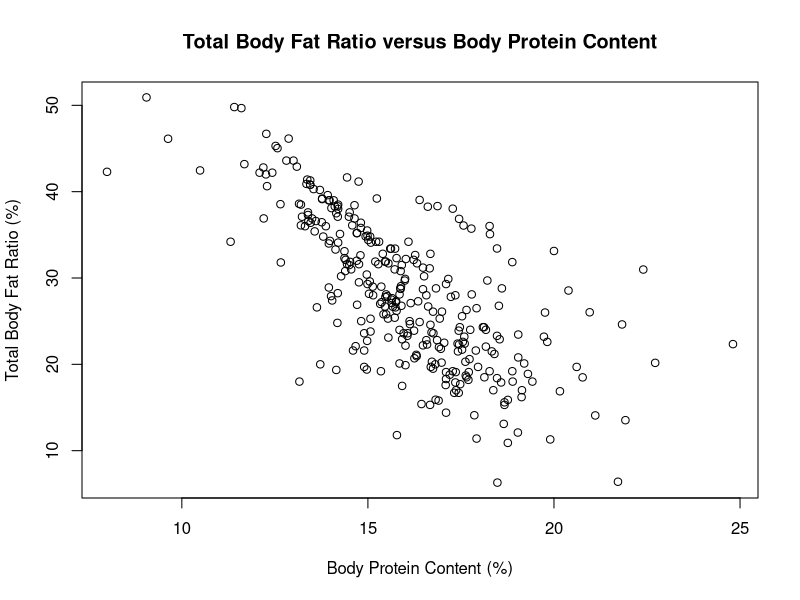
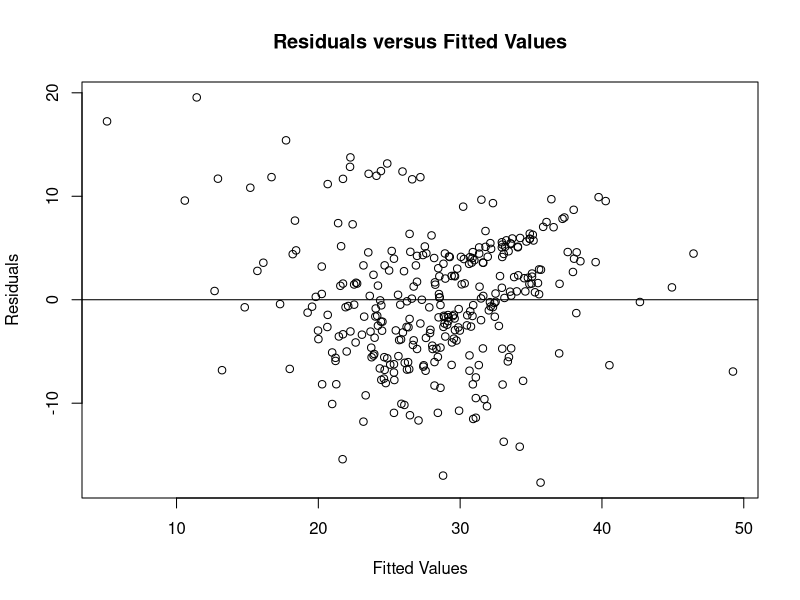
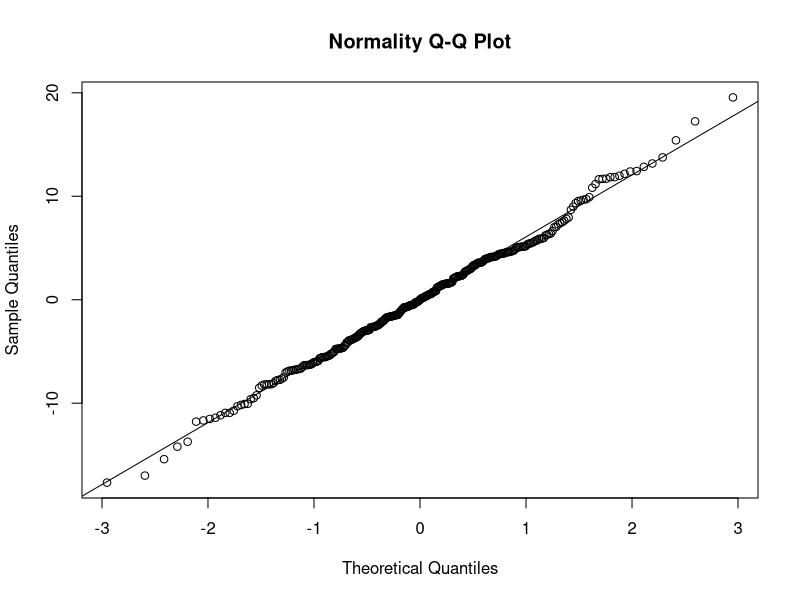
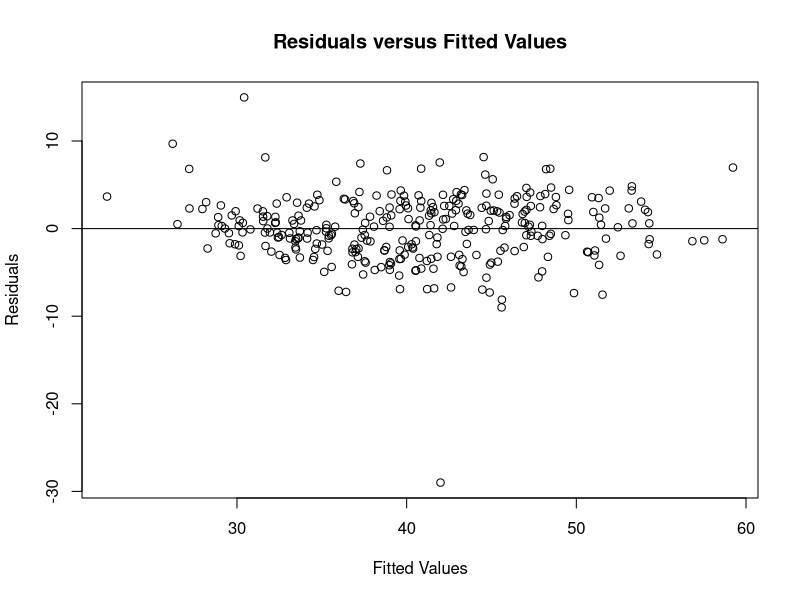
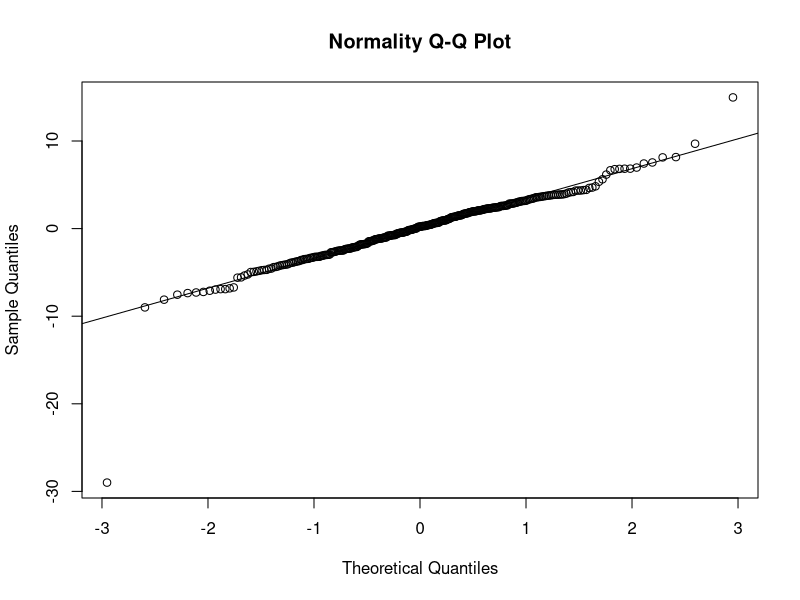
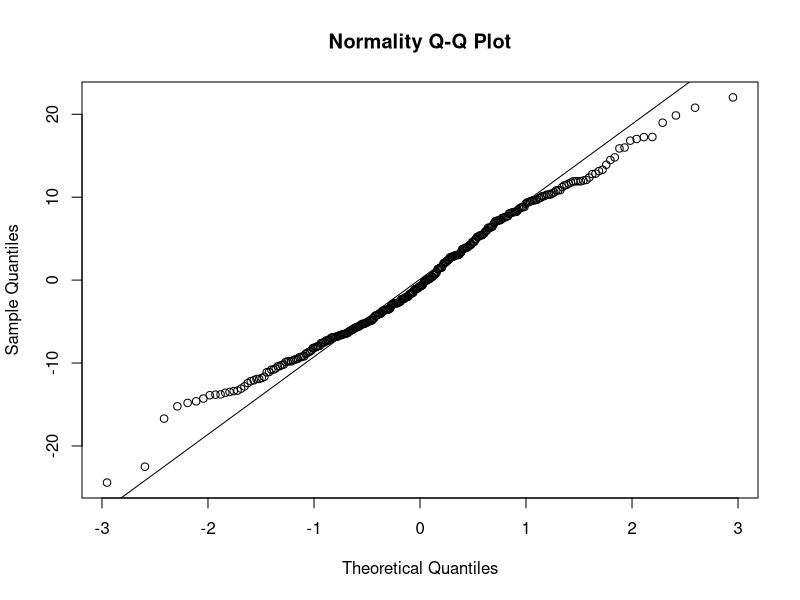
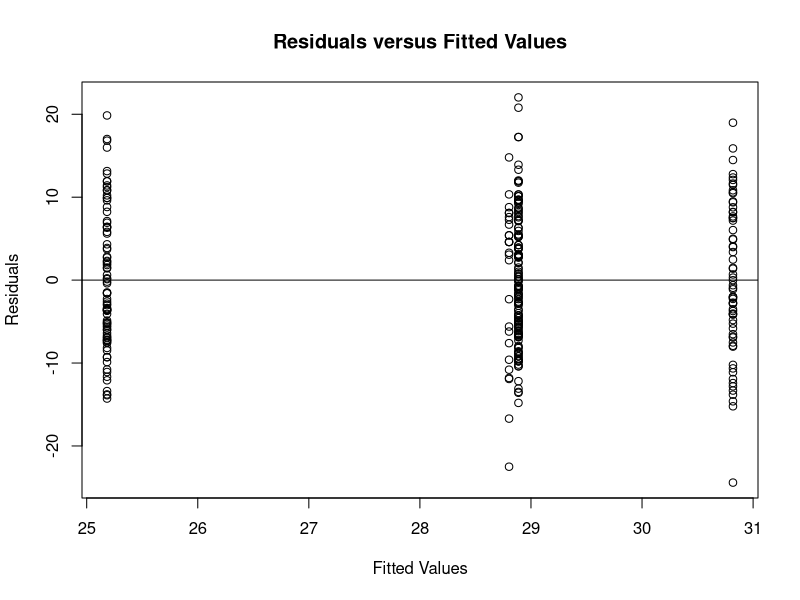
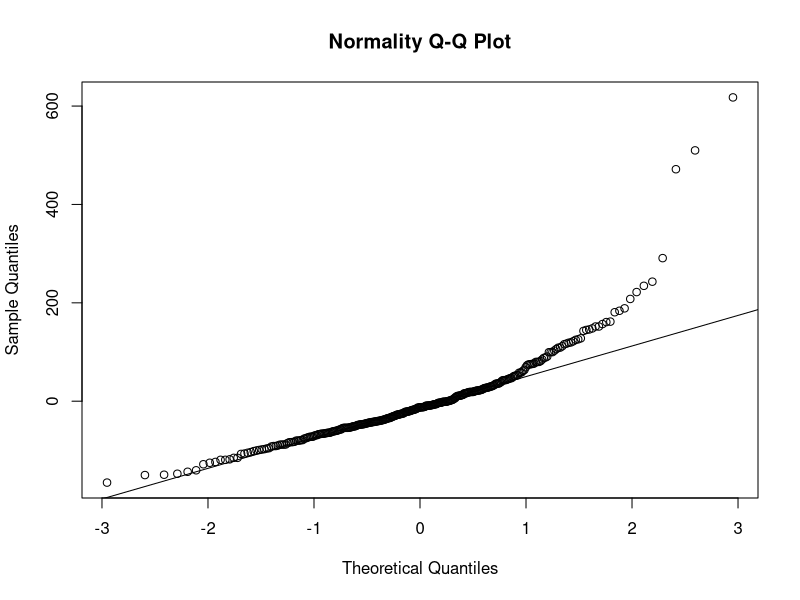

Recreate these plots in R, in order.
## ---- chunk 1
medicaldata <- read.csv("medicaldata2.csv")

medicaldata$Gallstone_Status <- as.factor(medicaldata$Gallstone_Status)
medicaldata$Comorbidity <- factor(medicaldata$Comorbidity, ordered = TRUE, levels = c(0, 1, 2, 3), labels = c("No comorbidities present", "One comorbid condition", "Two comorbid conditions", "Three of more comorbid conditions"))
medicaldata$CAD <- as.factor(medicaldata$CAD)
medicaldata$Diabetes_Mellitus <- as.factor(medicaldata$Diabetes_Mellitus)
medicaldata$Hepatic_Fat_Accumulation <- factor(medicaldata$Hepatic_Fat_Accumulation, ordered = TRUE, levels = c(0, 1, 2, 3), labels = c("No fat accumulation", "Grade 1 (mild)", "Grade 2 (moderate)", "Grade 3 (severere)"))
medicaldata$Age_Class <- factor(medicaldata$Age_Class, ordered = TRUE, levels = c("Younger", "Lower Middle", "Upper Middle", "Elder"))
## ---- chunk 2
plot(medicaldata$Body_Protein_Content, medicaldata$Total_Body_Fat_Ratio, xlab = "Body Protein Content (%)", ylab = "Total Body Fat Ratio (%)", main = "Total Body Fat Ratio versus Body Protein Content")

task2model <- lm(Total_Body_Fat_Ratio ~ Body_Protein_Content, data = medicaldata)

plot(task2model$fitted.values, task2model$residuals, xlab = "Fitted Values", ylab = "Residuals", main = "Residuals versus Fitted Values")
abline(h = 0)

qqnorm(task2model$residuals, main = "Normality Q-Q Plot")
qqline(task2model$residuals)

shapiro.test(task2model$residuals)

pearson_coefficient <- cor(medicaldata$Body_Protein_Content, medicaldata$Total_Body_Fat_Ratio, method = "pearson")
pearson_coefficient

task2model$coefficients
summary(task2model)
## ---- chunk 3
task3model <- lm(Total_Body_Water ~ Height + Weight + Body_Protein_Content, data = medicaldata)

plot(task3model$fitted.values, task3model$residuals, xlab = "Fitted Values", ylab = "Residuals", main = "Residuals versus Fitted Values")
abline(h = 0)

qqnorm(task3model$residuals, main = "Normality Q-Q Plot")
qqline(task3model$residuals)

shapiro.test(task3model$residuals)

library(lmtest)
dwtest(task3model)

summary(task3model)
## ---- chunk 4
task4model <- lm(Total_Body_Fat_Ratio ~ Age_Class, data = medicaldata)

shapiro.test(task4model$residuals)

qqnorm(task4model$residuals, main = "Normality Q-Q Plot")
qqline(task4model$residuals)

plot(task4model$fitted.values, task4model$residuals, xlab = "Fitted Values", ylab = "Residuals", main = "Residuals versus Fitted Values")
abline(h = 0)
library(car)
leveneTest(Total_Body_Fat_Ratio ~ Age_Class, data = medicaldata)

anova(task4model)

TukeyHSD(aov(task4model))
## ---- chunk 5
task5model <- lm(Triglyceride ~ Diabetes_Mellitus * Hepatic_Fat_Accumulation, data = medicaldata)

shapiro.test(task5model$residuals)

qqnorm(task5model$residuals, main = "Normality Q-Q Plot")
qqline(task5model$residuals)

plot(task5model$fitted.values, task5model$residuals, xlab = "Fitted Values", ylab = "Residuals", main = "Residuals versus Fitted Values")
abline(h = 0)

mean_triglyceride_diabetes <- tapply(medicaldata$Triglyceride, medicaldata$Diabetes_Mellitus, mean)
barplot(mean_triglyceride_diabetes, main = "Mean Triglyceride By Diabetes Status", xlab = "Diabetes Mellitus", ylab = "Average Triglyceride (mg/dL)")

mean_triglyceride_hepatic <- tapply(medicaldata$Triglyceride, medicaldata$Hepatic_Fat_Accumulation, mean)
barplot(mean_triglyceride_hepatic, main = "Mean Triglyceride By Hepatic Fat Accumulation", xlab = "Hepatic Fat Accumulation", ylab = "Average Triglyceride (mg/dL)")

anova(task5model)
